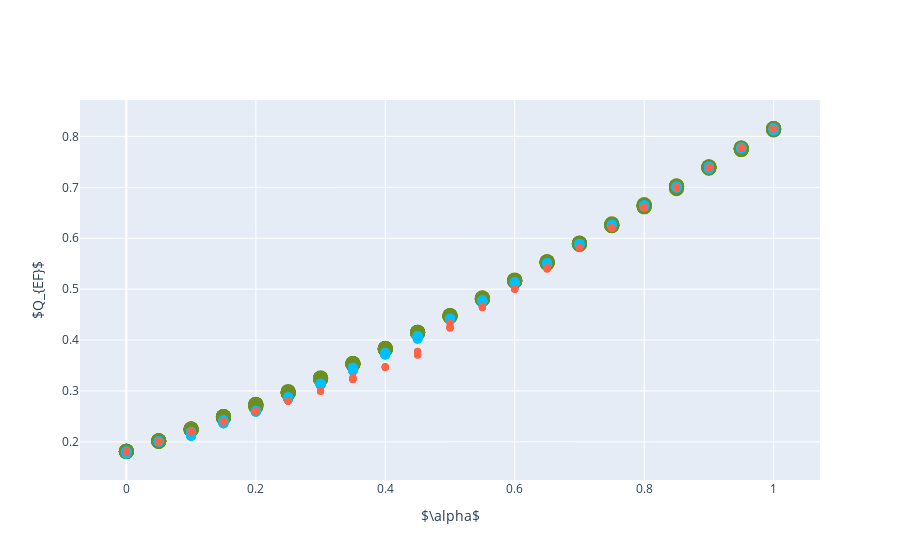

The notebook cell saved with this chart:
### Code cell
plot_dots_2d(Q_ef, '$Q_{EF}$', 'data/plots/cora/cora_ef_leiden.pdf')

### Figure 1 — Plotly figure (JSON) as saved in the notebook; plotly's stock layout.template omitted (floating-point values rounded to 4 significant figures; data arrays with more than 128 entries replaced by an {"elided": "..."} marker saying what was removed)
{"data": [{"line": {"color": "olivedrab", "dash": "dash", "width": 2}, "marker": {"size": 15}, "mode": "markers", "name": "Early Fusion", "type": "scatter", "x": {"elided": "210 float values"}, "y": {"elided": "210 float values"}}, {"line": {"color": "deepskyblue", "dash": "dash", "width": 2}, "marker": {"size": 10}, "mode": "markers", "name": "Simultaneous Fusion", "type": "scatter", "x": {"elided": "210 float values"}, "y": {"elided": "210 float values"}}, {"line": {"color": "tomato", "dash": "dash", "width": 2}, "marker": {"size": 7}, "mode": "markers", "name": "Late Fusion", "type": "scatter", "x": {"elided": "210 float values"}, "y": {"elided": "210 float values"}}], "layout": {"showlegend": false, "xaxis": {"title": {"text": "$\\alpha$"}}, "yaxis": {"title": {"text": "$Q_{EF}$"}}}}
